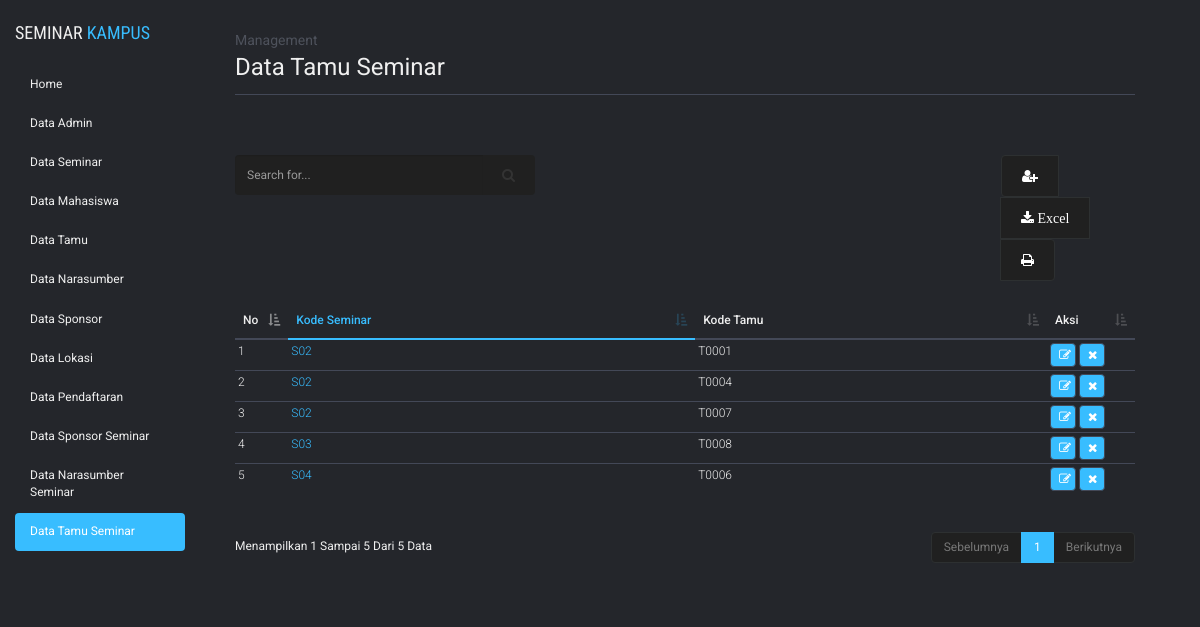
/admin/admin.php?module=data_tamu_seminar, run on the app's committed database.
### tables this page shows
CREATE TABLE `tamu_seminar` (
  `kode_tamu` char(8) NOT NULL,
  `kode_seminar` char(8) NOT NULL,
  KEY `kode_tamu` (`kode_tamu`),
  KEY `kode_seminar` (`kode_seminar`),
  CONSTRAINT `tamu_seminar_ibfk_1` FOREIGN KEY (`kode_tamu`) REFERENCES `tamu` (`kode_tamu`),
  CONSTRAINT `tamu_seminar_ibfk_2` FOREIGN KEY (`kode_seminar`) REFERENCES `seminar` (`kode_seminar`)
);

### admin/module_tamu_seminar/tampil_tamu_seminar.php (the view)
<?php
	$tampilkan = mysql_query("SELECT * FROM tamu_seminar ORDER BY kode_seminar");
?>
    <div class="title-content">
    <span>Management</span>
    data tamu seminar
  </div>
  <div class="content">
    <div class="row">
      <div class="col-md-6">
        <form action="?module=data_tamu_seminar&act=caritamu_seminar" method="post">
          <div class="input-group search">
            <input name="cari" type="text" class="form-control" placeholder="Search for...">
            <span class="input-group-btn">
              <button class="btn btn-default" type="submit"><i class="fa fa-search"></i></button>
            </span>
          </div>
        </form>
      </div>
      <div class="col-md-6">
        <div class="btn-group" role="group" aria-label="fungsional">
          <a type="button" class="btn btn-default" href="#tambah_data" data-toggle="modal"><i class="fa fa-user-plus"></i></a>
          <a type="button" class="btn btn-default" href="module_tamu_seminar/action_tamu_seminar.php?module=data_tamu_seminar&act=export"><i class="fa fa-download"> Excel</i></a>
          <a type="button" class="btn btn-default" href="module_tamu_seminar/cetak_tamu_seminar.php"><i class="fa fa-print"></i></a>
        </div>
      </div>
    </div>
    <table cellpadding="0" cellspacing="0" border="0" class="table table-hover tab-mar-top" id="example">
      <thead>
        <tr>
          <th width="10px">No</th>
          <th class="tab-col">Kode Seminar</th>
          <th>Kode Tamu</th>
          <th width="50px">Aksi</th>
        </tr>
      </thead>
      <tbody>
<?php
    $no=1;
    while ($tampil=mysql_fetch_array($tampilkan)){
       echo "<tr><td>$no</td>
             <td class='tab-col'>$tampil[kode_seminar]</td>
             <td>$tampil[kode_tamu]</td>
             <td><a href='?module=data_tamu_seminar&act=edittamu_seminar&id=$tampil[kode_seminar]' class='fa fa-edit'></a>
             <a class='fa fa-remove' href=javascript:confirmdelete('$action?module=data_tamu_seminar&act=hapustamu_seminar&id=$tampil[kode_seminar]')></a></td>
      </tr>";
      $no++;
    }
  echo "
        </tbody>
        </table>
        </div>";
?>

### assets/css/style.css (style rules this page uses)
body { background:#24262b; font-family: 'Roboto', sans-serif; position: relative; font-size: 12px; color: #efefef; }
body a, body button, body div { transition:0.5s all; -webkit-transition:0.5s all; -moz-transition:0.5s all; -o-transition:0.5s all; -ms-transition:0.5s all; }
.form-control { font-size: 12px; }
.title-content { font-size: 24px; text-transform: capitalize; padding-bottom: 10px; border-bottom: 1px solid #434857; }
.title-content span { font-size: 14px; color: #4e525c; display: block; }
.content { margin-top: 60px; }
.search { width: 300px; }
.content .search .form-control { height: 40px; color: #D4D4D4; background-color: #202020; background-image: none; border: none; text-decoration: none; }
.content .search .btn { height: 40px; background-color: #202020; background-image: none; border: none; padding: 10px 20px; }
.btn-group { display: block; margin-left: 301px; }
.btn-group .btn { background: #202020; padding: 10px 20px; color: #fff; border-color: rgb(45, 48, 49); }
.tab-mar-top { margin-top: 30px; }
.tab-col { color: #38BDFF; }
.table>thead>tr>th { border-bottom: 2px solid #434857; }
table>thead>tr>th.tab-col { border-bottom: 2px solid #38BDFF; }
.table>tbody>tr>td, .table>tbody>tr>th { font-weight: 300; font-size: 12px; border-top: 1px solid #434857; padding: 3px; }
.table>tbody>tr>td a.fa { width: 26px; font-size: 12px; color: #fff; background: #38BDFF; padding: 5px; padding-left: 8px; border-radius: 4px; border: 1px solid #434857; }
.table>tfoot>tr>td, .table>tfoot>tr>th, .table>thead>tr>td, .table>thead>tr>th { font-size: 12px; font-weight: 500; border-top: 1px solid #434857; }

### data on the page
tamu_seminar: kode_seminar "S02", kode_tamu "T0001"
tamu_seminar: kode_seminar "S02", kode_tamu "T0004"
tamu_seminar: kode_seminar "S02", kode_tamu "T0007"
tamu_seminar: kode_seminar "S03", kode_tamu "T0008"
tamu_seminar: kode_seminar "S04", kode_tamu "T0006"
